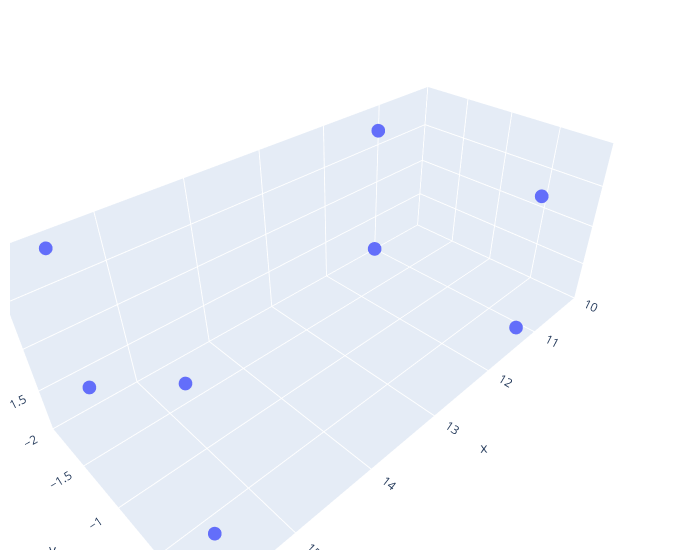

Notebook code for this chart:
### Code cell
import plotly.graph_objects as go
import numpy as np
np.random.seed(1)
 
u = np.linspace(0, 2 * np.pi, 100)
v = np.linspace(0, np.pi, 100)
 
fig = go.Figure(data=[go.Scatter3d(
    x=list(1 * bboxes_corners[0][:, 0].flatten()),
    y=list(1 * bboxes_corners[0][:, 1].flatten()),
    z=list(1 * bboxes_corners[0][:, 2].flatten()),
    mode='markers'
)])

fig.update_layout(
    scene = dict(
        xaxis = dict(nticks=10, range=[10,16],),
                     yaxis = dict(nticks=10, range=[-2,0],), # 标记4个标签值
                     zaxis = dict(nticks=10, range=[-2,0],),),
    width=700,
    margin=dict(r=20, l=10, b=10, t=10))
fig.show()

### Figure 1 — Plotly figure (JSON) as saved in the notebook; plotly's stock layout.template omitted (floating-point values rounded to 4 significant figures)
{"data": [{"mode": "markers", "type": "scatter3d", "x": [11.48, 11.48, 15.63, 15.63, 11.4, 11.4, 15.54, 15.54], "y": [-0.01577, -0.01577, -0.2199, -0.2199, -1.744, -1.744, -1.948, -1.948], "z": [-1.694, -0.1245, -0.1245, -1.694, -1.694, -0.1245, -0.1245, -1.694]}], "layout": {"margin": {"b": 10, "l": 10, "r": 20, "t": 10}, "scene": {"xaxis": {"nticks": 10, "range": [10, 16]}, "yaxis": {"nticks": 10, "range": [-2, 0]}, "zaxis": {"nticks": 10, "range": [-2, 0]}}, "width": 700}}
